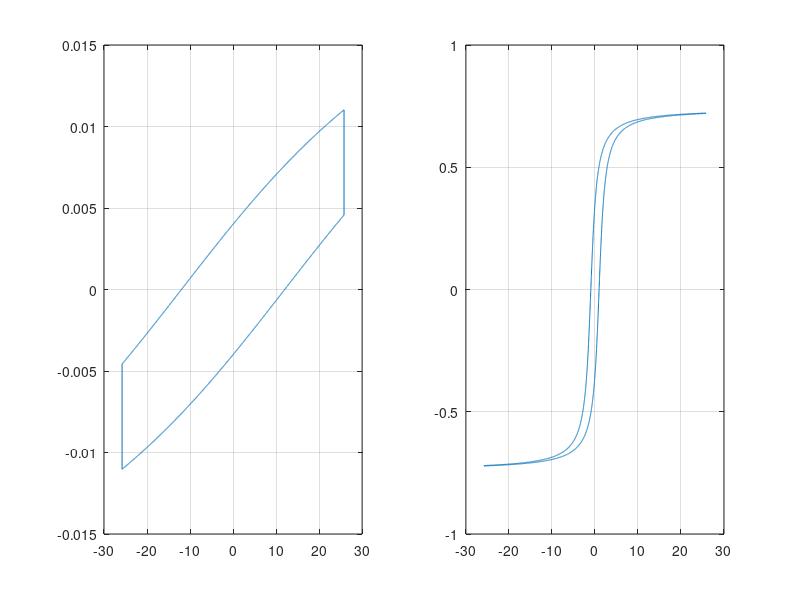

The MATLAB source for this figure:
clear all; close all; clc;

Bs = 0.027;
Br = 0.004;
Hc = 12;
% Bs = 0.74;
% Br = 0.35;
% Hc = 0.96;
Hlim = 25.8;

p = 1/Hc * tan(pi*Br/2/Bs);
Bhyst = @(H, s) 2/pi * Bs * atan(p * (H + (-1)^(s+1) * Hc));

x1 = -Hlim:1e-2:Hlim;
x2 = fliplr(x1);

subplot(1,2,1);
plot([x1, x2, x1(1)], [Bhyst(x1, 0), Bhyst(x2, 1), Bhyst(x1(1),0)])
grid on;

Bs = 0.74;
Br = 0.35;
Hc = 0.96;

p = 1/Hc * tan(pi*Br/2/Bs);
Bhyst = @(H, s) 2/pi * Bs * atan(p * (H + (-1)^(s+1) * Hc));

subplot(1,2,2);
plot([x1, x2, x1(1)], [Bhyst(x1, 0), Bhyst(x2, 1), Bhyst(x1(1),0)])
grid on;